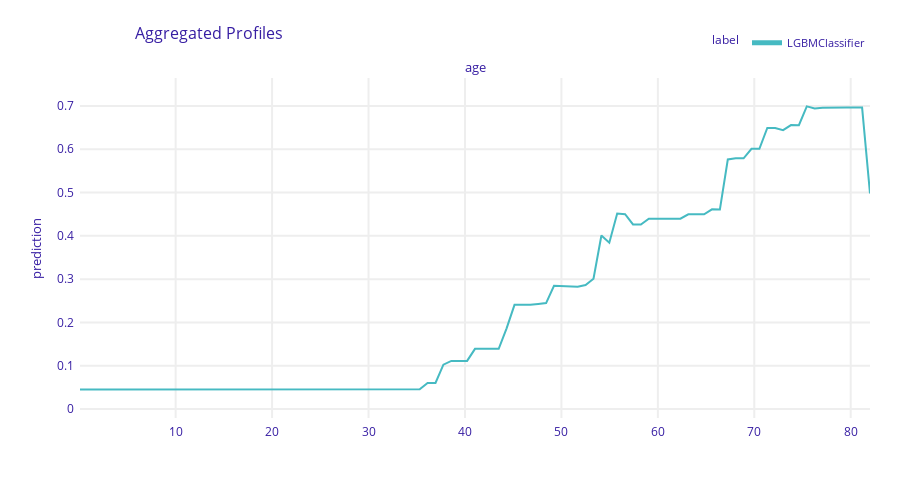

Here is the notebook cell this chart was saved with:
### Code cell
#ALE plot for age 
exp.model_profile(type = 'accumulated',
          variables = ["age"],
                 verbose=False).plot()

### Figure 1 — Plotly figure (JSON) as saved in the notebook; plotly's stock layout.template omitted (floating-point values rounded to 4 significant figures; data arrays with more than 128 entries replaced by an {"elided": "..."} marker saying what was removed)
{"data": [{"customdata": {"elided": "101x3 mixed values"}, "hovertemplate": "<b>%{hovertext}</b><br><br>prediction=%{y:.3f}<br>mean_prediction=%{customdata[0]:.3f}<extra></extra>", "hovertext": ["LGBMClassifier", "LGBMClassifier", "LGBMClassifier", "LGBMClassifier", "LGBMClassifier", "LGBMClassifier", "LGBMClassifier", "LGBMClassifier", "LGBMClassifier", "LGBMClassifier", "LGBMClassifier", "LGBMClassifier", "LGBMClassifier", "LGBMClassifier", "LGBMClassifier", "LGBMClassifier", "LGBMClassifier", "LGBMClassifier", "LGBMClassifier", "LGBMClassifier", "LGBMClassifier", "LGBMClassifier", "LGBMClassifier", "LGBMClassifier", "LGBMClassifier", "LGBMClassifier", "LGBMClassifier", "LGBMClassifier", "LGBMClassifier", "LGBMClassifier", "LGBMClassifier", "LGBMClassifier", "LGBMClassifier", "LGBMClassifier", "LGBMClassifier", "LGBMClassifier", "LGBMClassifier", "LGBMClassifier", "LGBMClassifier", "LGBMClassifier", "LGBMClassifier", "LGBMClassifier", "LGBMClassifier", "LGBMClassifier", "LGBMClassifier", "LGBMClassifier", "LGBMClassifier", "LGBMClassifier", "LGBMClassifier", "LGBMClassifier", "LGBMClassifier", "LGBMClassifier", "LGBMClassifier", "LGBMClassifier", "LGBMClassifier", "LGBMClassifier", "LGBMClassifier", "LGBMClassifier", "LGBMClassifier", "LGBMClassifier", "LGBMClassifier", "LGBMClassifier", "LGBMClassifier", "LGBMClassifier", "LGBMClassifier", "LGBMClassifier", "LGBMClassifier", "LGBMClassifier", "LGBMClassifier", "LGBMClassifier", "LGBMClassifier", "LGBMClassifier", "LGBMClassifier", "LGBMClassifier", "LGBMClassifier", "LGBMClassifier", "LGBMClassifier", "LGBMClassifier", "LGBMClassifier", "LGBMClassifier", "LGBMClassifier", "LGBMClassifier", "LGBMClassifier", "LGBMClassifier", "LGBMClassifier", "LGBMClassifier", "LGBMClassifier", "LGBMClassifier", "LGBMClassifier", "LGBMClassifier", "LGBMClassifier", "LGBMClassifier", "LGBMClassifier", "LGBMClassifier", "LGBMClassifier", "LGBMClassifier", "LGBMClassifier", "LGBMClassifier", "LGBMClassifier", "LGBMClassifier", "LGBMClassifier"], "legendgroup": "LGBMClassifier", "line": {"color": "#46bac2", "dash": "solid", "width": 2}, "marker": {"symbol": "circle"}, "mode": "lines", "name": "LGBMClassifier", "opacity": 1, "orientation": "v", "showlegend": true, "type": "scatter", "x": [0.08, 0.8992, 1.718, 2.538, 3.357, 4.176, 4.995, 5.814, 6.634, 7.453, 8.272, 9.091, 9.91, 10.73, 11.55, 12.37, 13.19, 14.01, 14.83, 15.64, 16.46, 17.28, 18.1, 18.92, 19.74, 20.56, 21.38, 22.2, 23.02, 23.84, 24.66, 25.48, 26.29, 27.11, 27.93, 28.75, 29.57, 30.39, 31.21, 32.03, 32.85, 33.67, 34.49, 35.31, 36.12, 36.94, 37.76, 38.58, 39.4, 40.22, 41.04, 41.86, 42.68, 43.5, 44.32, 45.14, 45.96, 46.77, 47.59, 48.41, 49.23, 50.05, 50.87, 51.69, 52.51, 53.33, 54.15, 54.97, 55.79, 56.6, 57.42, 58.24, 59.06, 59.88, 60.7, 61.52, 62.34, 63.16, 63.98, 64.8, 65.62, 66.44, 67.25, 68.07, 68.89, 69.71, 70.53, 71.35, 72.17, 72.99, 73.81, 74.63, 75.45, 76.27, 77.08, 77.9, 78.72, 79.54, 80.36, 81.18, 82], "xaxis": "x", "y": [0.04475, 0.04475, 0.04475, 0.04475, 0.04475, 0.04475, 0.04475, 0.04475, 0.04475, 0.04475, 0.0446, 0.0446, 0.0446, 0.0446, 0.0446, 0.0446, 0.0446, 0.0446, 0.0446, 0.0446, 0.0446, 0.0446, 0.0446, 0.0446, 0.0446, 0.0446, 0.0446, 0.0446, 0.0446, 0.0446, 0.0446, 0.0446, 0.0446, 0.0446, 0.0446, 0.0446, 0.0446, 0.0446, 0.0446, 0.04557, 0.04557, 0.04557, 0.04557, 0.04557, 0.05999, 0.05999, 0.1023, 0.1111, 0.1111, 0.1111, 0.1389, 0.1389, 0.1389, 0.1389, 0.1864, 0.2406, 0.2406, 0.2406, 0.2425, 0.2447, 0.2848, 0.284, 0.284, 0.2827, 0.2864, 0.3009, 0.4009, 0.3842, 0.4517, 0.4501, 0.4263, 0.4263, 0.4396, 0.4396, 0.4396, 0.4396, 0.4396, 0.4497, 0.4497, 0.4497, 0.4612, 0.4611, 0.5764, 0.5791, 0.5791, 0.6011, 0.6013, 0.6493, 0.6493, 0.6441, 0.6559, 0.6557, 0.6993, 0.6943, 0.6958, 0.6964, 0.6964, 0.6964, 0.6964, 0.6964, 0.498], "yaxis": "y"}], "layout": {"annotations": [{"font": {"size": 13}, "showarrow": false, "text": "age", "x": 0.5, "xanchor": "center", "xref": "paper", "y": 1, "yanchor": "bottom", "yref": "paper"}, {"font": {"size": 13}, "showarrow": false, "text": "prediction", "textangle": -90, "x": -0.07, "xref": "paper", "y": 0.5, "yref": "paper"}], "font": {"color": "#371ea3"}, "height": 489, "hovermode": "x unified", "legend": {"font": {"size": 11}, "itemsizing": "constant", "orientation": "h", "title": {"font": {"size": 12}, "text": "label"}, "tracegroupgap": 0, "x": 1, "xanchor": "right", "y": 1.061, "yanchor": "bottom"}, "margin": {"b": 71, "r": 30, "t": 78}, "title": {"font": {"size": 16}, "text": "Aggregated Profiles", "x": 0.15}, "xaxis": {"anchor": "y", "automargin": true, "domain": [0, 1], "fixedrange": true, "gridwidth": 2, "showticklabels": true, "tickcolor": "white", "ticklen": 3, "ticks": "outside", "title": {"text": ""}, "type": "linear", "zeroline": false}, "yaxis": {"anchor": "x", "automargin": true, "domain": [0, 1], "fixedrange": true, "gridwidth": 2, "range": [-0.02087, 0.7647], "tickcolor": "white", "ticklen": 3, "ticks": "outside", "title": {"text": ""}, "type": "linear", "zeroline": false}}}
